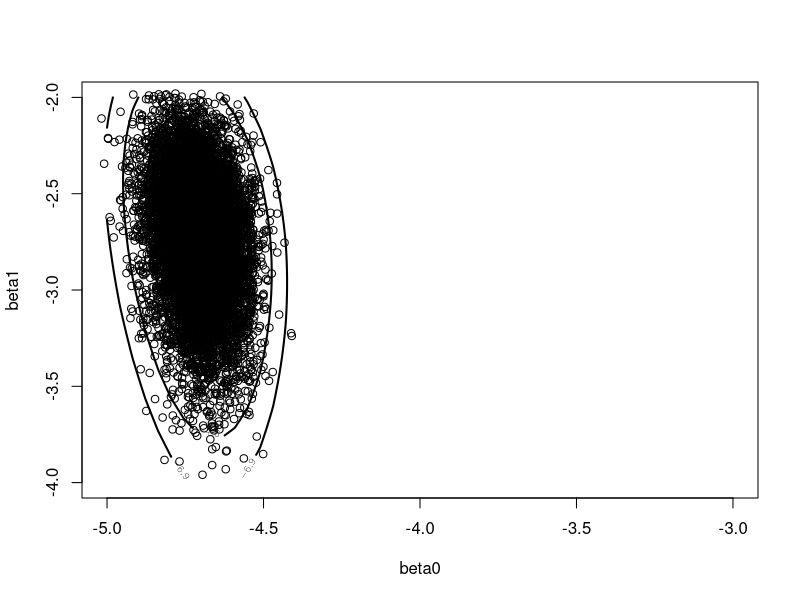

The R script that drew this image: (Note: this script raises an error after producing the figure.)
library(LearnBayes)


# Dataset 
s1 <- 162
n1 <- 18325
s2 <- 8
n2 <- 18198

x = c(0, 1)
n = c(n1, n2)
y = c(s1, s2)
data = cbind(x, n, y)

# Search for rectangle to plot the posterior
response = cbind(y, n - y)
glm(response ~ x, family = binomial)

# Define prior 
beta.select(list(p=.5, x=.3), list(p=.9, x=.5))
beta.select(list(p=.5, x=.8), list(p=.9, x=.98))
prior <- rbind(c(1, 3.26+7.19, 3.26), c(0, 2.10, 2.10+0.74))
data.new <- rbind(data, prior)


# Plot posterior 
mycontour(logisticpost, c(-5,-3,-4,-2), data.new, xlab="beta0", ylab="beta1")

# Simulate from bivariate density on a grid
s <- simcontour(logisticpost, c(-5,-3,-4,-2), data.new, 10000)

# Add points 
points(s)

# Describe posterior estimate of the function of parameters of interest
VE <- 1-exp(s$y)
bayestestR::describe_posterior(VE, ci = 0.95)
plot(bayestestR::hdi(VE, ci = c(.89, .95, .99)))
plot(bayestestR::eti(VE))
plot(bayestestR::point_estimate(VE, centrality="Median"))
